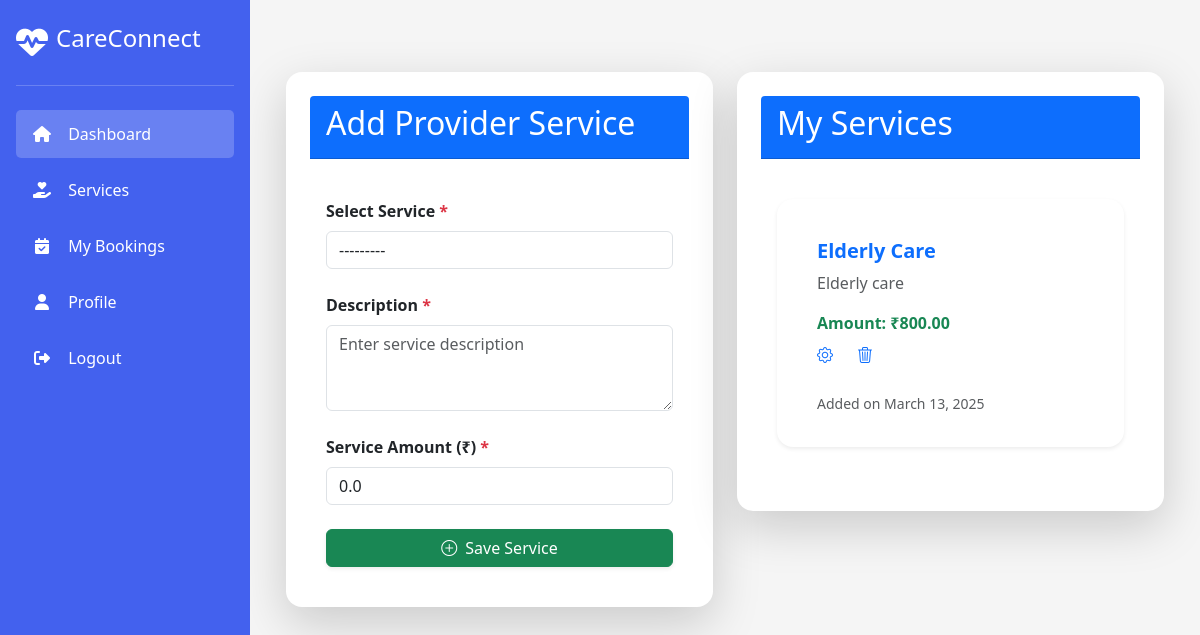
Before: /provider/provider_service/ (signed in) with the older database file.
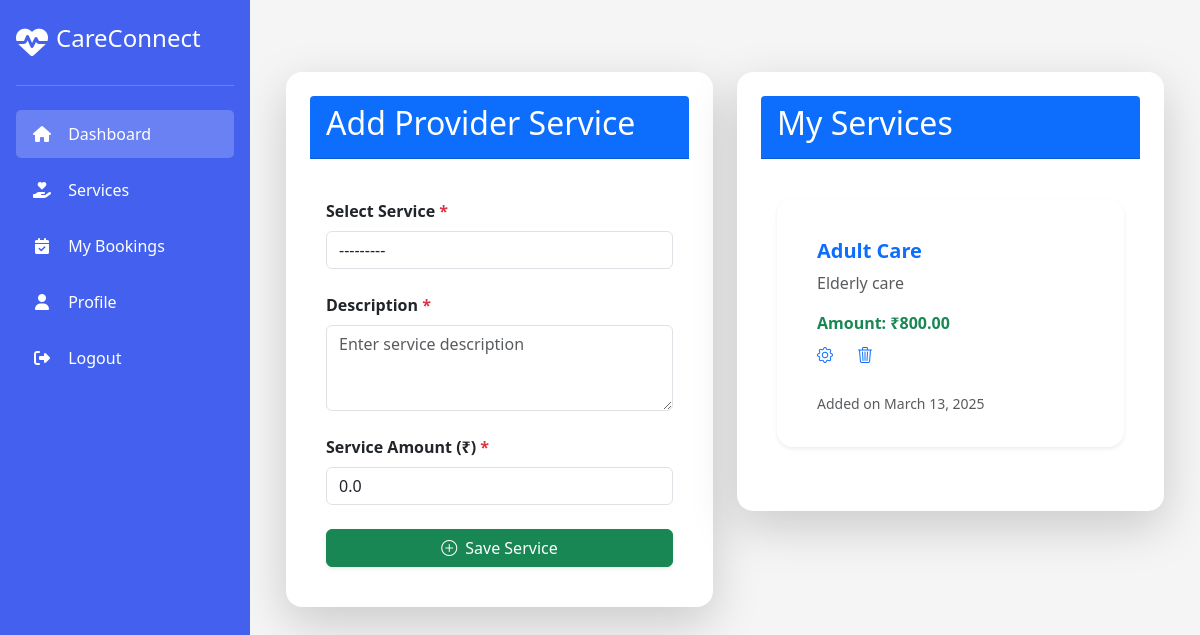
After: the same page with the newer database file.
### admins/models.py (models this page shows)
class Provider_Services_Model(models.Model):
    provider=models.ForeignKey(User,on_delete=models.CASCADE)
    service=models.ForeignKey(Services_Model,on_delete=models.CASCADE,null=True)
    description=models.TextField()
    amount = models.DecimalField(max_digits=10, decimal_places=2, default=0.00)
    created_date=models.DateField(auto_now_add=True)
    updated_date=models.DateField(auto_now=True)
    is_active=models.BooleanField(default=False)

class Services_Model(models.Model):
    name=models.CharField(max_length=250)
    def __str__(self):
         return self.name

### provider/views.py (the view, shortened to what this page needs)
# urls.py: path('provider_service/',Add_Provider_Service_View.as_view(),name='provider_service'),
class Add_Provider_Service_View(View):
    template_name = 'provider_service.html'
    def get(self, request):
        form = Provider_Services_Form()
        services = Provider_Services_Model.objects.filter(provider=request.user)
        return render(request, self.template_name, {'form': form, 'services': services})

### provider/forms.py
class Provider_Services_Form(forms.ModelForm):
    class Meta:
        model = Provider_Services_Model
        fields = ['service', 'description', 'amount']  # Added 'amount' field
        widgets = {
            'service': forms.Select(attrs={'class': 'form-control'}),
            'description': forms.Textarea(attrs={
                'class': 'form-control',
                'placeholder': 'Enter service description',
                'rows': 3,
                'cols': 30
            }),
            'amount': forms.NumberInput(attrs={
                'class': 'form-control',
                'placeholder': 'Enter service amount'
            }),
        }

### provider/templates/provider_service.html (shortened to what this page needs)
{% extends 'provider.html' %}
{% block content %}
<div class="container mt-5">
    <div class="row g-4">
        <div class="col-md-6">
            <div class="card shadow-lg border-0 rounded-4">
                <div class="card-header bg-primary text-white text-center rounded-top-1">
                    <h2>Add Provider Service</h2>
                </div>
                <div class="card-body">
                    <form method="POST" novalidate>
                        <div class="mb-4">
                            <label for="id_service" class="form-label fw-bold">Select Service <span class="text-danger">*</span></label>
                            {{ form.service }}
                        </div>
                        <div class="mb-4">
                            <label for="id_description" class="form-label fw-bold">Description <span class="text-danger">*</span></label>
                            {{ form.description }}
                        </div>
                        <div class="mb-4">
                            <label for="id_amount" class="form-label fw-bold">Service Amount (₹) <span class="text-danger">*</span></label>
                            {{ form.amount }}
                        </div>
                        <button type="submit" class="btn btn-success w-100 shadow-sm">
                            <i class="bi bi-plus-circle me-2"></i>Save Service
                        </button>
                    </form>
                </div>
            </div>
        </div>
        <div class="col-md-6">
            <div class="card shadow-lg border-0 rounded-4">
                <div class="card-header bg-primary text-white text-center rounded-top-1">
                    <h2>My Services</h2>
                </div>
                <div class="card-body">
                    {% if services %}
                    <div class="row">
                        {% for service in services %}
                        <div class="col-md-12">
                            <div class="card shadow-sm border-0 rounded-4 h-90">
                                <div class="card-body">
                                    <h5 class="card-title fw-bold text-primary">{{ service.service.name }}</h5>
                                    <p class="card-text text-muted">{{ service.description|truncatewords:20 }}</p>
                                    <p class="fw-semibold text-success mb-2">Amount: ₹{{ service.amount }}</p>
                                    <div class="d-flex gap-4">
                                        <a href="{% url 'update_provider_service' service.id %}"><i class="bi bi-gear"></i></a>
                                        <a href="{% url 'delete_provider_service' service.id %}"><i class="bi bi-trash3"></i></a>
                                    </div>
                                </div>
                                <div class="card-footer bg-white border-0">
                                    <small class="text-muted">Added on {{ service.created_date }}</small>
                                </div>
                            </div>
                        </div>
                        {% endfor %}
                    </div>
                    {% else %}
                    <div class="alert alert-info text-center shadow-sm">
                        <i class="bi bi-info-circle-fill me-2"></i>No services added yet.
                    </div>
                    {% endif %}
                </div>
            </div>
        </div>
    </div>
</div>
{% endblock %}

Changed rows visible on the page:
changed Provider_Services_Model "Elderly care": service.name "Elderly Care" → "Adult Care"
